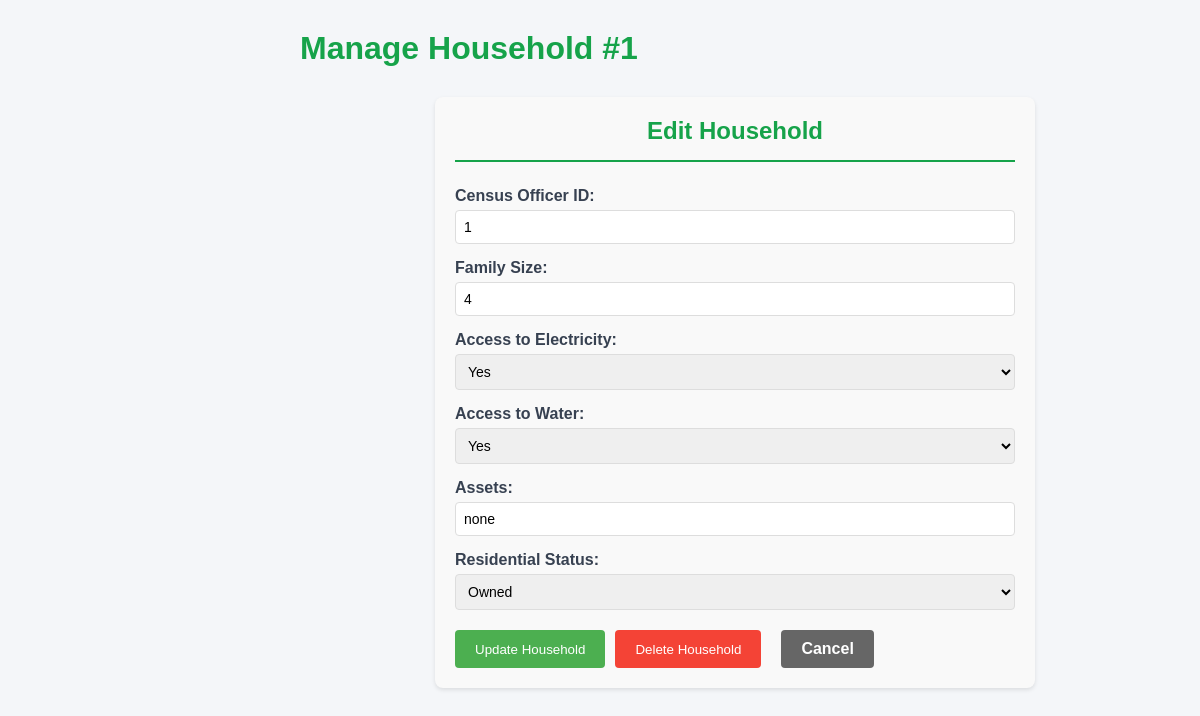
Page /manage_data.php?id=1 on the committed database.
### tables this page shows
CREATE TABLE `household` (
  `household_id` int NOT NULL AUTO_INCREMENT,
  `censusofficer_id` int DEFAULT NULL,
  `family_size` int NOT NULL,
  `access_to_electricity` varchar(20) NOT NULL,
  `access_to_water` varchar(20) NOT NULL,
  `assets` varchar(255) NOT NULL,
  `residential_status` varchar(50) NOT NULL,
  PRIMARY KEY (`household_id`),
  KEY `censusofficer_id` (`censusofficer_id`),
  CONSTRAINT `household_ibfk_1` FOREIGN KEY (`censusofficer_id`) REFERENCES `census_officer` (`censusofficer_id`)
);

### manage_data.php (the view, shortened to what this page needs)
<?php
include 'connect.php';
$household_id = $_GET['id'] ?? null;
$sql = "SELECT * FROM HOUSEHOLD WHERE household_id = '$household_id'";
$result = mysqli_query($conn, $sql);
$household = mysqli_fetch_assoc($result);
?>
<!DOCTYPE html>
<html lang="en">
<head>
    <link rel="stylesheet" href="commissionerdashboard.css">
</head>
<body>
    <div class="main">
        <div class="header">
            <h1>Manage Household #<?= $household_id ?></h1>
        </div>
        <div class="form-container">
            <h2>Edit Household</h2>
            <form method="POST" action="">
                <div class="form-group">
                    <label>Census Officer ID:</label>
                    <input type="text" name="censusofficer_id" value="<?= $household['censusofficer_id'] ?>" required>
                </div>
                <div class="form-group">
                    <label>Family Size:</label>
                    <input type="number" name="family_size" value="<?= $household['family_size'] ?>" required>
                </div>
                <div class="form-group">
                    <label>Access to Electricity:</label>
                    <select name="access_to_electricity">
                        <option value="Yes" <?= $household['access_to_electricity'] == 'Yes' ? 'selected' : '' ?>>Yes</option>
                    </select>
                </div>
                <div class="form-group">
                    <label>Access to Water:</label>
                    <select name="access_to_water">
                        <option value="Yes" <?= $household['access_to_water'] == 'Yes' ? 'selected' : '' ?>>Yes</option>
                    </select>
                </div>
                <div class="form-group">
                    <label>Assets:</label>
                    <input type="text" name="assets" value="<?= $household['assets'] ?>">
                </div>
                <div class="form-group">
                    <label>Residential Status:</label>
                    <select name="residential_status">
                        <option value="Owned" <?= $household['residential_status'] == 'Owned' ? 'selected' : '' ?>>Owned</option>
                    </select>
                </div>
                <div class="button-group">
                    <button type="submit" name="update" class="btn-update">Update Household</button>
                    <button type="submit" name="delete" class="btn-delete" onclick="return confirm('Are you sure you want to delete this household? This action cannot be undone!')">Delete Household</button>
                    <a href="censusofficerdashboard.php" class="btn-cancel">Cancel</a>
                </div>
            </form>
        </div>
    </div>
</body>
</html>

### commissionerdashboard.css (style rules this page uses)
* { margin: 0; padding: 0; box-sizing: border-box; font-family: Arial, Helvetica, sans-serif; }
body { background: #f4f6f9; display: flex; min-height: 100vh; }
.main h2 { color: #15803d; text-align: center; }
.main { margin-left: 270px; width: calc(100% - 270px); padding: 30px; min-height: 100vh; }
.header { margin-bottom: 30px; }
.header h1 { font-size: 32px; color: #16a34a; }
.form-container { background: white; padding: 30px; border-radius: 8px; margin: 20px auto; box-shadow: 0 2px 4px rgba(0, 0, 0, 0.1); max-width: 600px; width: 100%; }
.form-container h2 { color: #16a34a; margin-bottom: 25px; font-size: 24px; text-align: center; border-bottom: 2px solid #16a34a; padding-bottom: 15px; }
.form-group { margin-bottom: 20px; }
.form-group label { display: block; margin-bottom: 8px; font-weight: bold; color: #374151; }
.form-group input, .form-group select, .form-group textarea { width: 100%; padding: 12px 15px; border: 2px solid #ddd; border-radius: 5px; font-size: 14px; transition: border-color 0.3s; }
.btn-cancel { background: #6b7280; color: white; padding: 12px 40px; border: none; border-radius: 5px; cursor: pointer; font-size: 16px; font-weight: bold; margin-left: 10px; transition: background 0.3s; text-decoration: none; display: inline-block; }
.btn-delete { background: #16a34a; color: white; }

### manage_data.php (style rules this page uses)
.form-container { max-width: 600px; margin: 20px auto; padding: 20px; background: #f9f9f9; border-radius: 8px; }
.form-group { margin-bottom: 15px; }
.form-group label { display: block; margin-bottom: 5px; font-weight: bold; }
.form-group input, .form-group select { width: 100%; padding: 8px; border: 1px solid #ddd; border-radius: 4px; }
.button-group { display: flex; gap: 10px; margin-top: 20px; }
.button-group button, .button-group a { padding: 10px 20px; border: none; border-radius: 4px; cursor: pointer; text-decoration: none; }
.btn-update { background: #4CAF50; color: white; }
.btn-delete { background: #f44336; color: white; }
.btn-cancel { background: #666; color: white; }

### rows in the picture
household: censusofficer_id "1", family_size "4", access_to_electricity "Yes", access_to_water "Yes", assets "none", residential_status "Owned"

### other values in the picture
$household_id "1"
